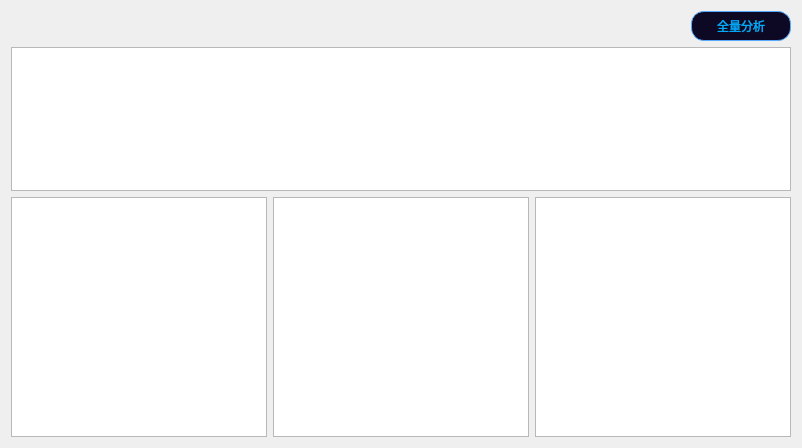
         <widget class="QWidget" name="kpi_page">
          <layout class="QVBoxLayout" name="verticalLayout_4" stretch="0,3,5">
           <item>
            <layout class="QHBoxLayout" name="horizontalLayout_13">
             <item>
              <spacer name="horizontalSpacer_5">
               <property name="orientation">
                <enum>Qt::Horizontal</enum>
               </property>
               <property name="sizeHint" stdset="0">
                <size>
                 <width>40</width>
                 <height>20</height>
                </size>
               </property>
              </spacer>
             </item>
             <item>
              <widget class="QPushButton" name="query_all_bt">
               <property name="sizePolicy">
                <sizepolicy hsizetype="Minimum" vsizetype="Minimum">
                 <horstretch>0</horstretch>
                 <verstretch>0</verstretch>
                </sizepolicy>
               </property>
               <property name="minimumSize">
                <size>
                 <width>100</width>
                 <height>30</height>
                </size>
               </property>
               <property name="styleSheet">
                <string notr="true">QPushButton {
	border: 1px solid rgb(85, 170, 255);
	background-color: rgb(13, 9, 36);
	border-radius: 13;
	color: rgb(0, 170, 255);
}

QPushButton:hover {
	background-color: rgb(85, 0, 255);
	color: rgb(7, 255, 119);
}

QPushButton:pressed {
	background-color: rgb(0, 0, 0);
}</string>
               </property>
               <property name="text">
                <string>全量分析</string>
               </property>
              </widget>
             </item>
            </layout>
           </item>
           <item>
            <widget class="BarChartView" name="area_house_bar"/>
           </item>
           <item>
            <layout class="QHBoxLayout" name="horizontalLayout_12">
             <item>
              <widget class="PieChartView" name="important_pie"/>
             </item>
             <item>
              <widget class="PieChartView" name="normal_pie"/>
             </item>
             <item>
              <widget class="PieChartView" name="business_pie"/>
             </item>
            </layout>
           </item>
          </layout>
         </widget>
